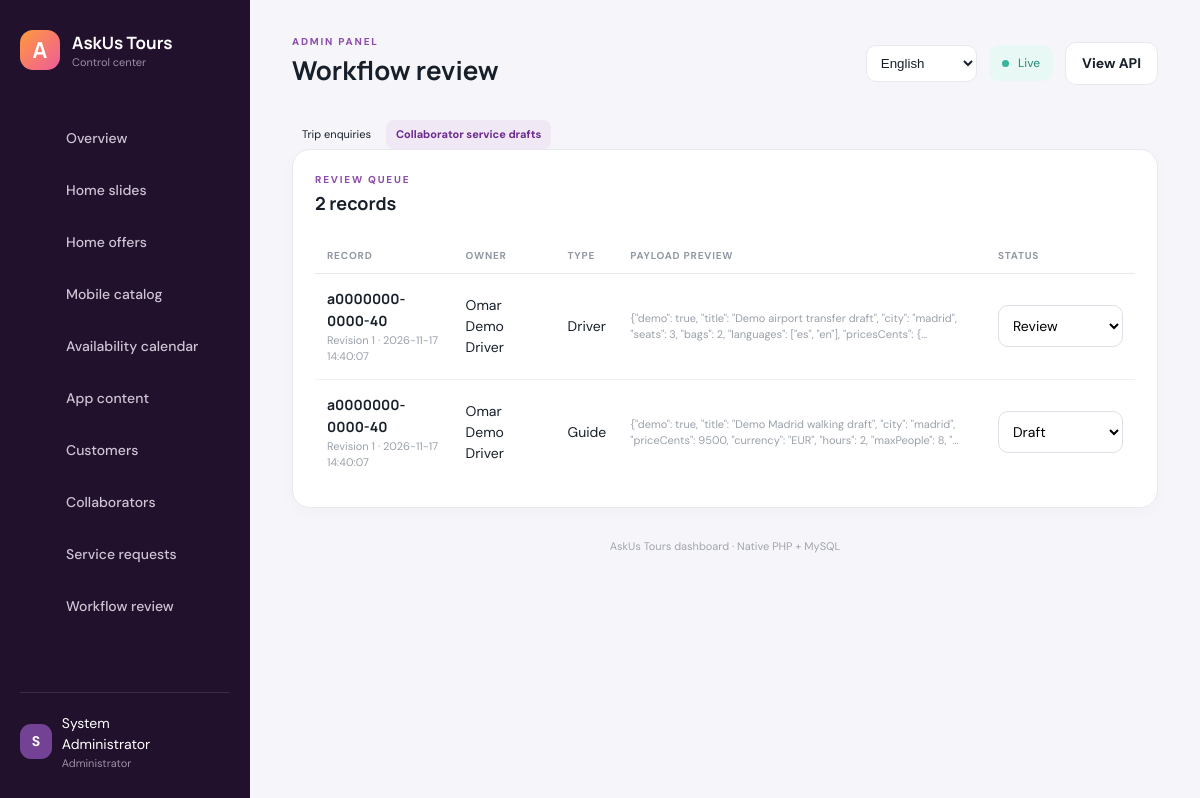
/operations.php?view=drafts (signed in), run on the app's committed database.
### tables this page shows
CREATE TABLE partner_service_drafts (id CHAR(36) PRIMARY KEY,user_id CHAR(36) NOT NULL,service_type ENUM('driver','guide') NOT NULL,status ENUM('draft','review','approved','rejected') NOT NULL DEFAULT 'draft',service_json JSON NOT NULL,revision INT UNSIGNED NOT NULL DEFAULT 1,created_at TIMESTAMP DEFAULT CURRENT_TIMESTAMP,updated_at TIMESTAMP DEFAULT CURRENT_TIMESTAMP ON UPDATE CURRENT_TIMESTAMP,FOREIGN KEY(user_id) REFERENCES users(id) ON DELETE CASCADE);

### includes/bootstrap.php (called while the page is built, shortened)
<?php
$config = require dirname(__DIR__) . '/config.php';
function db(): PDO
{
    static $pdo;
    global $config;
    if (!$pdo) {
        $db = $config['db'];
        $dsn = "mysql:host={$db['host']};port={$db['port']};dbname={$db['name']};charset=utf8mb4";
        $pdo = new PDO($dsn, $db['user'], $db['pass'], [
            PDO::ATTR_ERRMODE => PDO::ERRMODE_EXCEPTION,
            PDO::ATTR_DEFAULT_FETCH_MODE => PDO::FETCH_ASSOC,
            PDO::ATTR_EMULATE_PREPARES => false,
        ]);
        $pdo->exec("SET time_zone = '+00:00'");
    }
    return $pdo;
}
function e(?string $value): string { return htmlspecialchars($value ?? '', ENT_QUOTES, 'UTF-8'); }
function admin(): ?array { return $_SESSION['admin'] ?? null; }

### operations.php (the view, shortened to what this page needs)
<?php
require 'includes/bootstrap.php';require_admin();require 'includes/layout.php';
$view=$_GET['view']??'trips';if(!in_array($view,['trips','drafts'],true))$view='trips';
if($view==='trips')$rows=db()->query("SELECT t.id,t.status,t.revision,t.answers_json payload,t.updated_at,CONCAT(u.first_name,' ',u.last_name) owner_name FROM trip_requests t JOIN users u ON u.id=t.user_id ORDER BY t.updated_at DESC")->fetchAll();
else $rows=db()->query("SELECT d.id,d.status,d.revision,d.service_type,d.service_json payload,d.updated_at,CONCAT(u.first_name,' ',u.last_name) owner_name FROM partner_service_drafts d JOIN users u ON u.id=d.user_id ORDER BY d.updated_at DESC")->fetchAll();
page_header('Workflow review');?>
<div class="filters people-tabs"><a class="<?=$view==='trips'?'active':''?>" href="?view=trips">Trip enquiries</a><a class="<?=$view==='drafts'?'active':''?>" href="?view=drafts">Collaborator service drafts</a></div><section class="panel"><div class="panel-head"><div><p class="eyebrow">REVIEW QUEUE</p><h3><?=count($rows)?> records</h3></div></div><div class="table-wrap"><table><thead><tr><th>Record</th><th>Owner</th><th>Type</th><th>Payload preview</th><th>Status</th></tr></thead><tbody><?php foreach($rows as $row):?><tr><td><strong><?=e(substr($row['id'],0,16))?></strong><small>Revision <?=(int)$row['revision']?> · <?=e($row['updated_at'])?></small></td><td><?=e($row['owner_name'])?></td><td><?=e($view==='trips'?'Itinerary':ucfirst($row['service_type']))?></td><td><small><?=e(mb_strimwidth($row['payload'],0,140,'…'))?></small></td><td><form method="post" class="status-form"><input type="hidden" name="_csrf" value="<?=csrf()?>"><input type="hidden" name="id" value="<?=e($row['id'])?>"><select name="status" onchange="this.form.submit()"><?php $states=$view==='trips'?['draft','submitted','in_review','proposal_ready','closed']:['draft','review','approved','rejected'];foreach($states as $s):?><option value="<?=$s?>" <?=$row['status']===$s?'selected':''?>><?=ucwords(str_replace('_',' ',$s))?></option><?php endforeach;?></select></form></td></tr><?php endforeach;?><?php if(!$rows):?><tr><td colspan="5" class="empty">No records found.</td></tr><?php endif;?></tbody></table></div></section>
<?php page_footer();

### includes/layout.php (shortened to what this page needs)
<?php
function asset_version(string $path): string { $file=dirname(__DIR__).'/'.$path; return is_file($file)?(string)filemtime($file):'1'; }
function ui_icon(string $name,string $class='ui-icon'): string { $paths=[
 'home'=>'<path d="M3 11.5 12 4l9 7.5"/><path d="M5 10v10h14V10M9 20v-6h6v6"/>',
 'catalog'=>'<rect x="3" y="4" width="7" height="7" rx="2"/><rect x="14" y="4" width="7" height="7" rx="2"/><rect x="3" y="15" width="7" height="6" rx="2"/><rect x="14" y="15" width="7" height="6" rx="2"/>',
 'content'=>'<path d="M6 2h9l4 4v16H6z"/><path d="M14 2v5h5M9 12h6M9 16h6"/>',
 'users'=>'<path d="M16 21v-2a4 4 0 0 0-4-4H6a4 4 0 0 0-4 4v2"/><circle cx="9" cy="7" r="4"/><path d="M22 21v-2a4 4 0 0 0-3-3.87M16 3.13a4 4 0 0 1 0 7.75"/>',
 'partners'=>'<circle cx="9" cy="7" r="4"/><path d="M2 21v-2a4 4 0 0 1 4-4h6a4 4 0 0 1 4 4v2M19 8v6M16 11h6"/>',
 'requests'=>'<rect x="4" y="3" width="16" height="18" rx="2"/><path d="M8 8h8M8 12h8M8 16h5"/>',
 'workflow'=>'<circle cx="6" cy="6" r="3"/><circle cx="18" cy="18" r="3"/><path d="M8.5 7.5 15.5 16.5M18 6v5M15.5 8.5 18 11l2.5-2.5M6 18v-5M3.5 15.5 6 13l2.5 2.5"/>',
 'logout'=>'<path d="M10 17l5-5-5-5M15 12H3"/><path d="M14 3h5a2 2 0 0 1 2 2v14a2 2 0 0 1-2 2h-5"/>',
 'route'=>'<circle cx="6" cy="19" r="3"/><circle cx="18" cy="5" r="3"/><path d="M8.5 17.5c5-2 2-8 7-11"/>',
 'car'=>'<path d="m5 11 2-5h10l2 5"/><rect x="3" y="11" width="18" height="7" rx="2"/><circle cx="7" cy="15" r="1"/><circle cx="17" cy="15" r="1"/><path d="M5 18v2M19 18v2"/>',
];$body=$paths[$name]??$paths['home'];return '<svg class="'.e($class).'" viewBox="0 0 24 24" fill="none" stroke="currentColor" stroke-width="1.8" stroke-linecap="round" stroke-linejoin="round" aria-hidden="true">'.$body.'</svg>'; }
function page_header(string $title): void { global $config; $flash = $_SESSION['flash'] ?? null; unset($_SESSION['flash']); $currentAdmin=admin()??[]; ?>
<!doctype html><html lang="en" dir="ltr"><head><meta charset="utf-8"><meta name="viewport" content="width=device-width,initial-scale=1">
<title><?= e($title) ?> · <?= e($config['app_name']) ?></title><link rel="stylesheet" href="assets/app.css?v=<?= e(asset_version('assets/app.css')) ?>"></head>
<body><aside class="sidebar"><a class="brand" href="index.php"><span>A</span><div>AskUs Tours<small data-i18n="controlCenter">Control center</small></div></a>
<nav><a href="dashboard.php"><?=ui_icon('home')?> <span data-i18n="overview">Overview</span></a><a href="content.php?type=banners"><?=ui_icon('content')?> <span>Home slides</span></a><a href="content.php?type=offers"><?=ui_icon('content')?> <span>Home offers</span></a><a href="catalog.php?view=drivers"><?=ui_icon('catalog')?> <span data-i18n="mobileCatalog">Mobile catalog</span></a><a href="calendar.php"><?=ui_icon('route')?> <span>Availability calendar</span></a><a href="catalog.php?view=content"><?=ui_icon('content')?> <span data-i18n="appContent">App content</span></a><a href="users.php?view=customers"><?=ui_icon('users')?> <span data-i18n="customers">Customers</span></a><a href="users.php?view=collaborators"><?=ui_icon('partners')?> <span data-i18n="collaborators">Collaborators</span></a><a href="reservations.php"><?=ui_icon('requests')?> <span data-i18n="serviceRequests">Service requests</span></a><a href="operations.php?view=trips"><?=ui_icon('workflow')?> <span data-i18n="workflowReview">Workflow review</span></a></nav>
<div class="profile"><button class="profile-trigger" type="button" data-profile-open aria-haspopup="dialog"><span class="avatar"><?= e(strtoupper(substr($currentAdmin['name'] ?? 'A',0,1))) ?></span><span class="profile-copy"><?= e($currentAdmin['name'] ?? '') ?><small data-i18n="administrator">Administrator</small></span></button><a class="logout-icon" href="logout.php" data-i18n-title="signOut" title="Sign out" aria-label="Sign out"><?=ui_icon('logout')?></a></div></aside>
<main><header class="topbar"><div><p class="eyebrow" data-i18n="adminPanel">ADMIN PANEL</p><h1 data-page-title><?= e($title) ?></h1></div><div class="top-actions"><label class="language-control"><span class="sr-only" data-i18n="language">Language</span><select data-language aria-label="Language"><option value="en">English</option><option value="es">Español</option><option value="ar">العربية</option></select></label><span class="live"><i></i> <span data-i18n="live">Live</span></span><a class="btn secondary" href="api/v1/home.php" target="_blank" data-i18n="viewApi">View API</a></div></header>
<?php }
function page_footer(): void { $currentAdmin=admin()??[]; ?><footer><span data-i18n="footer">AskUs Tours dashboard · Native PHP + MySQL</span></footer></main>
<script src="assets/app.js?v=<?= e(asset_version('assets/app.js')) ?>"></script></body></html><?php }

### assets/app.css (style rules this page uses)
:root { --ink:#17202a;--muted:#79808d;--line:#e8e9ef;--paper:#fff;--canvas:#f6f5fa;--purple:#6b2a8e;--purple2:#8d4eab;--orange:#ff9a3d;--pink:#ee5b9a;--teal:#30ad9e;--shadow:0 14px 36px rgba(37,27,50,.07) }
* { box-sizing:border-box }
body { margin:0;background:var(--canvas);color:var(--ink);font:14px/1.5 'DM Sans',sans-serif }
h1,h2,h3,strong { font-family:Manrope,sans-serif }
a { color:inherit;text-decoration:none }
.sidebar { position:fixed;inset:0 auto 0 0;width:250px;background:#21112d;color:#cfc4d4;padding:30px 20px;display:flex;flex-direction:column;z-index:5 }
.brand { display:flex;align-items:center;gap:12px;color:#fff;font:700 17px Manrope }
.brand>span { display:grid;place-items:center;width:40px;height:40px;border-radius:13px;background:linear-gradient(135deg,var(--orange),var(--pink));font-size:22px }
.brand small,.profile small { display:block;color:#9c8fa5;font:400 11px DM Sans;margin-top:1px }
.sidebar nav { display:grid;gap:7px;margin-top:46px }
.sidebar nav a { display:flex;gap:14px;align-items:center;padding:12px 13px;border-radius:12px;font-weight:500 }
.profile { margin-top:auto;border-top:1px solid #3c2b46;padding-top:20px;display:flex;gap:10px;align-items:center;color:#fff }
.profile>a { margin-left:auto }
.avatar { width:35px;height:35px;border-radius:11px;background:#744294;display:grid;place-items:center;font-weight:700 }
main { margin-left:250px;padding:34px 42px;min-height:100vh }
.topbar { display:flex;justify-content:space-between;align-items:center;margin-bottom:28px }
.topbar h1 { font-size:26px;margin:2px 0 }
.eyebrow { margin:0;color:var(--purple2);font-size:10px;font-weight:800;letter-spacing:1.8px }
.top-actions { display:flex;align-items:center;gap:12px }
.live { background:#e8f8f4;color:#268778;padding:9px 13px;border-radius:10px;font-size:12px }
.live i { display:inline-block;width:7px;height:7px;border-radius:50%;background:#36b49e;margin-right:6px }
.btn { display:inline-flex;align-items:center;justify-content:center;border:0;border-radius:11px;padding:10px 16px;font-weight:700;cursor:pointer }
.secondary { border:1px solid var(--line);background:#fff }
.stat small,td small { display:block;color:#9aa0aa;font-size:11px }
.panel { background:#fff;border:1px solid var(--line);border-radius:18px;padding:22px;box-shadow:0 5px 18px rgba(36,25,48,.025) }
.panel-head { display:flex;justify-content:space-between;align-items:center;margin-bottom:18px }
.panel-head h3 { font-size:18px;margin:3px 0 }
.table-wrap { overflow:auto }
table { width:100%;border-collapse:collapse;text-align:left }
th { color:#9298a3;font-size:10px;text-transform:uppercase;letter-spacing:.8px;padding:10px 12px;border-bottom:1px solid var(--line) }
td { padding:14px 12px;border-bottom:1px solid #f0f0f4 }
tbody tr:last-child td { border:0 }
.editor-form input,.editor-form textarea,.status-form select { width:100%;margin-top:6px;border:1px solid #dedfe6;border-radius:10px;padding:10px;font:inherit;background:#fff }
.filters { display:flex;flex-wrap:wrap;gap:5px }
.filters a { padding:6px 10px;border-radius:8px;font-size:11px }
.filters a.active { background:#f1e8f5;color:var(--purple);font-weight:700 }
.status-form select { margin:0;min-width:125px }
footer { text-align:center;color:#a1a5ad;font-size:11px;padding:30px 0 0 }
.profile-trigger { min-width:0;display:flex;align-items:center;gap:10px;padding:0;border:0;background:none;color:#fff;text-align:left;font:inherit;cursor:pointer }
.profile-copy { min-width:0;overflow:hidden;text-overflow:ellipsis }
.language-control select,.modal-preferences select { border:1px solid var(--line);border-radius:10px;background:#fff;padding:9px 30px 9px 10px;color:var(--ink);font:600 12px inherit }
.ui-icon { width:20px;height:20px;display:block;flex:0 0 auto }
.sidebar nav .ui-icon { width:19px;height:19px;opacity:.82;transition:opacity .18s ease,transform .18s ease }
.logout-icon { display:grid;place-items:center;width:34px;height:34px;border-radius:10px;color:#cfc4d4 }
.logout-icon .ui-icon { width:18px;height:18px }

### data on the page
partner_service_drafts: id "a0000000-0000-40", revision "1", updated_at "2026-11-17 14:40:07", owner_name "Omar Demo Driver", service_type "Driver", service_json "{\"demo\": true, \"title\": \"Demo airport transfer draft\", \"city\": \"madrid\", \"seats\": 3, \"bags\": 2, \"languages\": [\"es\", \"en\"], \"pricesCents\": {…", status "Review"
partner_service_drafts: id "a0000000-0000-40", revision "1", updated_at "2026-11-17 14:40:07", owner_name "Omar Demo Driver", service_type "Guide", service_json "{\"demo\": true, \"title\": \"Demo Madrid walking draft\", \"city\": \"madrid\", \"priceCents\": 9500, \"currency\": \"EUR\", \"hours\": 2, \"maxPeople\": 8, \"…", status "Draft"

### other printed values
substr($currentAdmin['name'] ?? 'A',0,1) "S"
$currentAdmin['name'] "System Administrator"
$title "Workflow review"
count($rows) "2"
